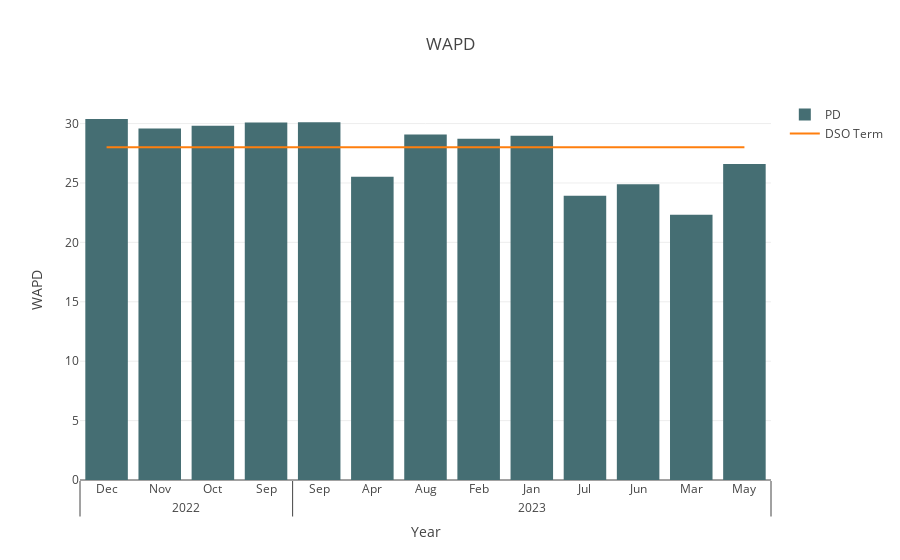

The notebook cell this image was saved under:
### Code cell
final_dataFram(df_customer_Crystal)

### Figure 1 — Plotly figure (JSON) as saved in the notebook; plotly's stock layout.template omitted (floating-point values rounded to 4 significant figures)
{"data": [{"marker": {"color": "#456e73"}, "name": "PD", "type": "bar", "x": [["2022", "2022", "2022", "2022", "2023", "2023", "2023", "2023", "2023", "2023", "2023", "2023", "2023"], ["Dec", "Nov", "Oct", "Sep", "Apr", "Aug", "Feb", "Jan", "Jul", "Jun", "Mar", "May", "Sep"]], "y": [30.38, 29.59, 29.82, 30.1, 25.51, 29.07, 28.72, 28.97, 23.93, 24.89, 22.32, 26.61, 30.11]}, {"mode": "lines", "name": "DSO Term", "type": "scatter", "x": [["2022", "2022", "2022", "2022", "2023", "2023", "2023", "2023", "2023", "2023", "2023", "2023", "2023"], ["Dec", "Nov", "Oct", "Sep", "Apr", "Aug", "Feb", "Jan", "Jul", "Jun", "Mar", "May", "Sep"]], "y": [28, 28, 28, 28, 28, 28, 28, 28, 28, 28, 28, 28, 28]}], "layout": {"autosize": true, "barmode": "group", "title": {"text": "WAPD"}, "xaxis": {"autorange": true, "range": [-0.5, 12.5], "title": {"text": "Year"}, "type": "multicategory"}, "yaxis": {"autorange": true, "range": [0, 31.98], "title": {"text": "WAPD"}, "type": "linear"}}}
